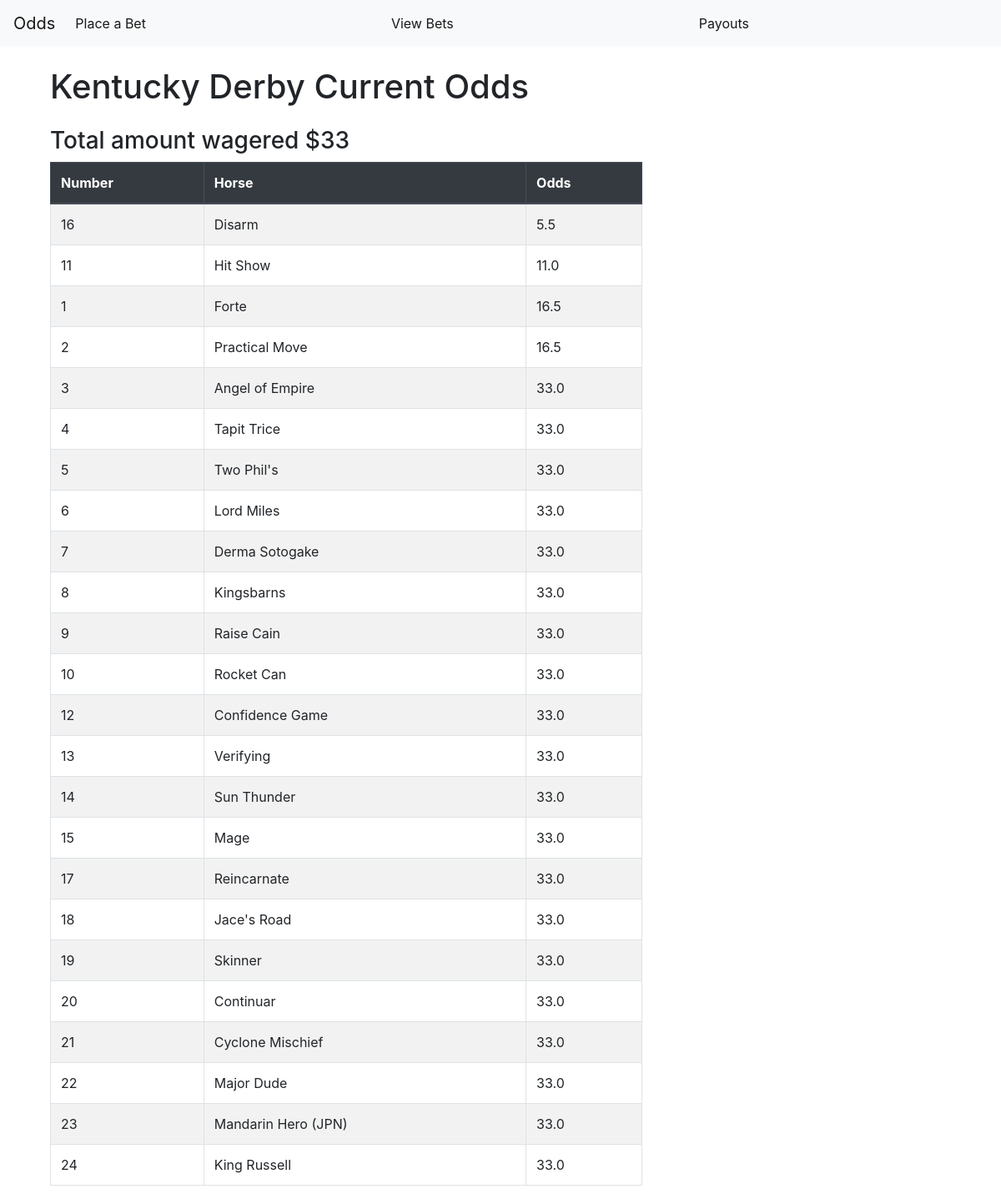
The page / on the database its author committed.
### tables this page shows
CREATE TABLE odds (
    horse TEXT PRIMARY KEY NOT NULL,
    odds FLOAT NOT NULL
);

CREATE TABLE horses (
    number INTEGER,
    horse TEXT NOT NULL
);

### app.py (the view)
@app.route('/', methods=['GET', 'POST'])
def index():
    odds = load_odds_table()
    total = total_handle()
    return render_template('index.html', odds=odds, total=total)

### app.py (called while the page is built)
def get_db_connection():
    conn = sqlite3.connect('database.db')
    conn.row_factory = sqlite3.Row
    return conn

def load_odds_table():
    conn = get_db_connection()
    odds = conn.execute("""SELECT b.number, a.horse, a.odds
                        FROM odds a
                        INNER JOIN horses b
                        ON a.horse = b.horse
                        ORDER BY odds """).fetchall()
    conn.close()
    return odds

def total_handle():
    conn = get_db_connection()
    total = conn.execute("""SELECT SUM(amount) AS total_amount
                            FROM bets;""").fetchall()[0][0]
    conn.close()
    return total

### templates/index.html (shortened to what this page needs)
{% extends 'base.html' %}
{% block content %}
<head>
    <link rel="stylesheet" href="https://stackpath.bootstrapcdn.com/bootstrap/4.3.1/css/bootstrap.min.css"
>
</head>
<body>
    <div class="container mt-4">
        <h1 class="mb-4">Kentucky Derby Current Odds</h1>
        <div class="row">
            <div class="col-md-8">
                <h3>Total amount wagered ${{ total }}</h3>
                <div class="table-responsive">
                    <table class="table table-striped table-bordered table-hover">
                        <thead class="thead-dark">
                            <tr>
                                <th>Number</th>
                                <th>Horse</th>
                                <th>Odds</th>
                            </tr>
                        </thead>
                        <tbody>
                            {% for horse in odds %}
                            <tr>
                                <td>{{ horse["number"]}}</td>
                                <td>{{ horse["horse"] }}</td>
                                <td>{{ horse["odds"] }}</td>
                            </tr>
                            {% endfor %}
                        </tbody>
                    </table>
                </div>
            </div>
        </div>
    </div>
{% endblock %}

### templates/base.html (shortened to what this page needs)
<!doctype html>
<html lang="en">
  <head>
    <link rel="stylesheet" href="https://stackpath.bootstrapcdn.com/bootstrap/4.3.1/css/bootstrap.min.css">
  </head>
  <body>
    <nav class="navbar navbar-expand-md navbar-light bg-light">
        <a class="navbar-brand" href="{{ url_for('index')}}">Odds</a>
        <div class="collapse navbar-collapse" id="navbarNav">
            <ul class="navbar-nav">
            <li class="nav-item active">
                <a class="nav-link" href="{{ url_for('place_bet')}}">Place a Bet</a>
            </li>
            </ul>
        </div>
        <div class="collapse navbar-collapse" id="navbarNav">
            <ul class="navbar-nav">
            <li class="nav-item active">
                <a class="nav-link" href="{{ url_for('view_bets')}}">View Bets</a>
            </li>
            </ul>
        </div>
        <div class="collapse navbar-collapse" id="navbarNav">
            <ul class="navbar-nav">
            <li class="nav-item active">
                <a class="nav-link" href="{{ url_for('payouts')}}">Payouts</a>
            </li>
            </ul>
        </div>
    </nav>
    <div class="container">
        {% block content %} {% endblock %}
  </body>
</html>

### rows shown on the page
odds: number "16", horse "Disarm", odds "5.5"
odds: number "11", horse "Hit Show", odds "11.0"
odds: number "1", horse "Forte", odds "16.5"
odds: number "2", horse "Practical Move", odds "16.5"
odds: number "3", horse "Angel of Empire", odds "33.0"
odds: number "4", horse "Tapit Trice", odds "33.0"
odds: number "5", horse "Two Phil's", odds "33.0"
odds: number "6", horse "Lord Miles", odds "33.0"
odds: number "7", horse "Derma Sotogake", odds "33.0"
odds: number "8", horse "Kingsbarns", odds "33.0"
odds: number "9", horse "Raise Cain", odds "33.0"
odds: number "10", horse "Rocket Can", odds "33.0"
odds: number "12", horse "Confidence Game", odds "33.0"
odds: number "13", horse "Verifying", odds "33.0"
odds: number "14", horse "Sun Thunder", odds "33.0"
odds: number "15", horse "Mage", odds "33.0"
odds: number "17", horse "Reincarnate", odds "33.0"
odds: number "18", horse "Jace's Road", odds "33.0"
odds: number "19", horse "Skinner", odds "33.0"
odds: number "20", horse "Continuar", odds "33.0"
odds: number "21", horse "Cyclone Mischief", odds "33.0"
odds: number "22", horse "Major Dude", odds "33.0"
odds: number "23", horse "Mandarin Hero (JPN)", odds "33.0"
odds: number "24", horse "King Russell", odds "33.0"

### other values the page prints
{{ total }} "33"
